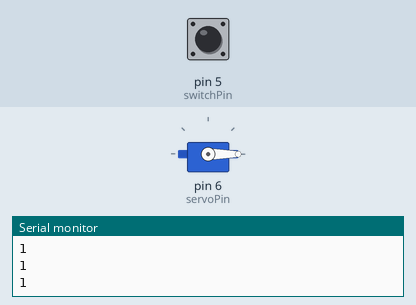
Simulated run of this sketch. Board: Arduino Uno, built with avr-gcc and run on an emulated ATmega328P. Parts: servo, the last lines printed to the serial monitor. The test bench sets the inputs (shaded band); at power-on: pin 5 (switchPin) HIGH.

Above: at 1.2 s.
1.3 s: pin 5 (switchPin) pulled LOW for 0.15 s
At 1.4 s:
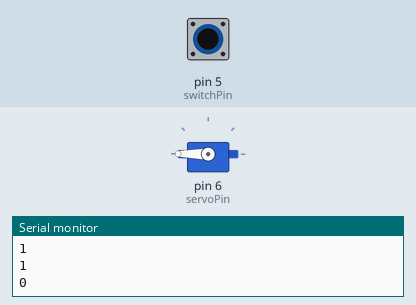
3.0 s: pin 5 (switchPin) pulled LOW for 3.2 s
At 6.5 s:
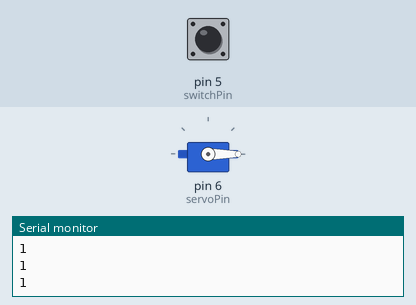
Timing chart, 0 to 8.0 s (numbered marks = the images above; inputs shaded):
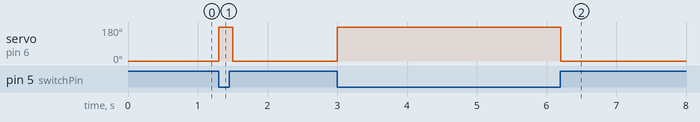

Measured:
- after the input at 1.3 s, servo on pin 6 (servoPin): 0° → 180° at once, → 0° 0.20 s later
- after the input at 3.0 s, servo on pin 6 (servoPin): 0° → 180° at once, → 0° 3.2 s later

The sketch:

sketch_mar25d.ino
```cpp
#include <Servo.h>

int servoPin = 6;
int switchPin = 5;
int pPin = 0;

Servo moter;

void setup() {
  moter.attach(servoPin);
  Serial.begin(9600);

}

void loop() {

  int swi = digitalRead(switchPin);
  Serial.println(swi);

  if(swi == LOW)
  {
      moter.write(180);
      delay(100);
  }
  else
  {
    moter.write(0);
    delay(100);
  }

}
```
